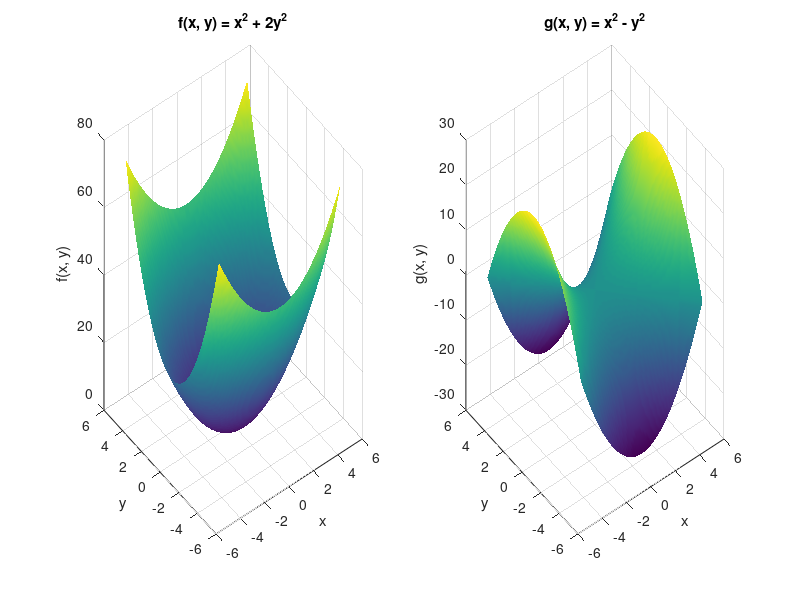
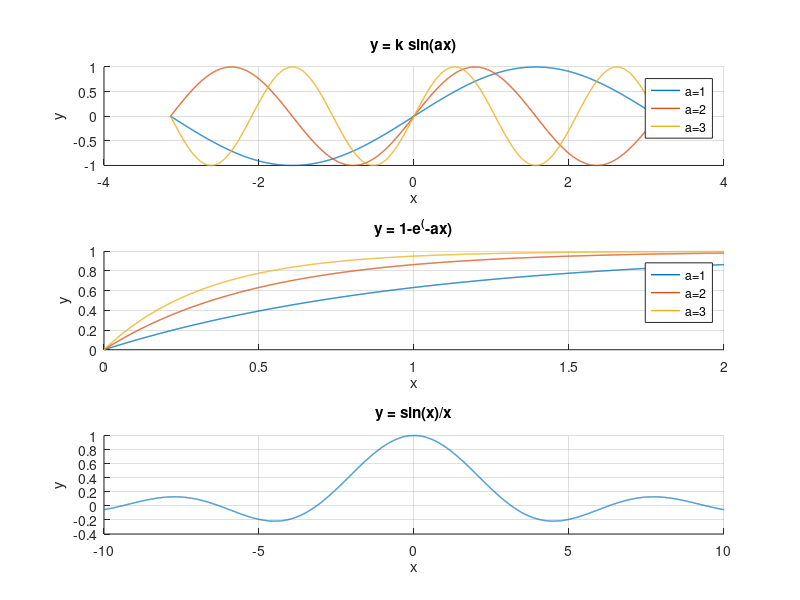
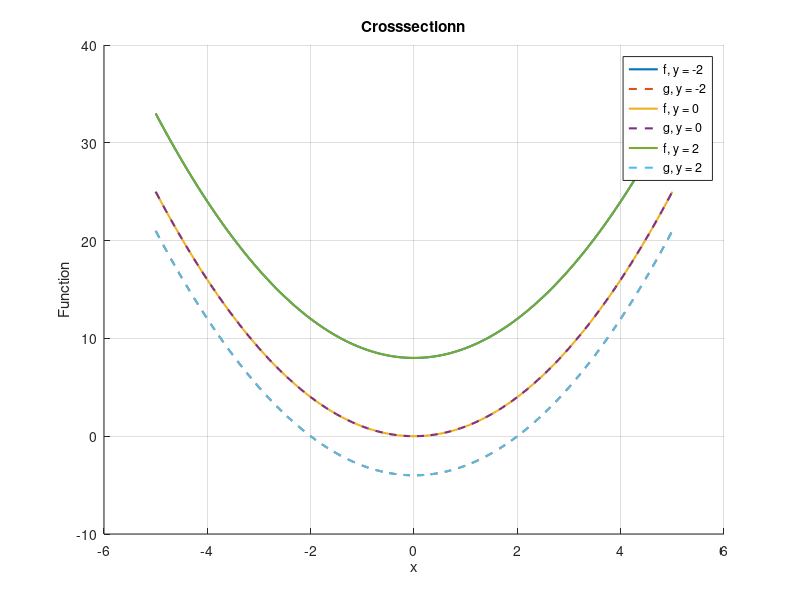
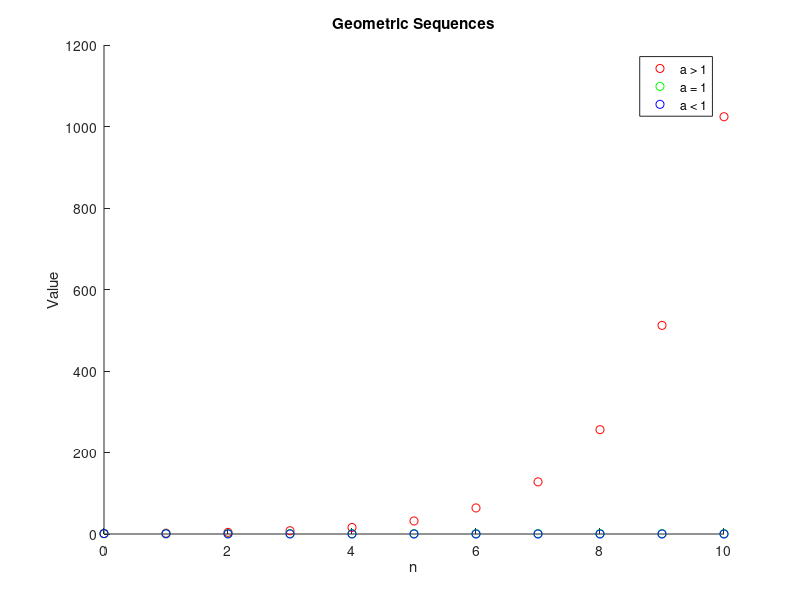

These charts were generated, in order, by the following MATLAB code:
%Launch Matlab, learn which data types are available (how are the variables treated in Matlab?)
%variables in  matlab are typed DYNAMICALLY and all of them are treated as MATRIX (MATRIX LABOLATORY)


%2. Create variable a and assign it the value of 1, next 2 , and π/6.
%Observe the difference in result display whether semi-colon has been used, or not

clear;
a = 1;
fprintf('a = %.10f\n', a); %Dostosowywujemy liczbe do 10 miuejsc po przecinku

a = sqrt(2);
fprintf('a = %.10f\n', a);

a = pi;
fprintf('a = %.10f\n', a);

% 3. Command history ( and ).
% 4. Removing all the variables – command clear.
% It is advisable to use the clear command in the first line of a script in order to avoid
% unwanted side-effects related to variable name reuse in different scripts.
% 5. Command clear variable_name. 
clear a;
% display(a); CAUSES AN ERROR!
a=pi/2;
rot = [cos(a), -sin(a); sin(a), cos(a)];
disp("Rotation Matrix: ");
disp(rot);

%7. Command help. Check which operators are available in Matlab. Get familiarized with the
% plot function.
% a. help +
% b. help plot
% help operator

% Write a script in which you will calculate scalar, vector, and Hadamard product of two
% vectors: [ 1 2 ] and [ 3 4 ]. 
vec1=[1, 2];
vec2=[3,4];

vecDot=dot(vec1, vec2);
fprintf('Dot product= %f\n', vecDot);


vec13D=[1,2,0];
vec23D=[3,4,0]; % DOT product MUST be calculated from 3D vectors
vecCross=cross(vec13D, vec23D);
fprintf('Cross product= [%f, %f, %f]\n', vecCross);


hadamardProduct=vec1 .* vec2;
fprintf('Hadamard product= [%f, %f]\n', hadamardProduct);

figure; %okno
hold on; %nie nadpisuje wykresu
grid on; %siatka
axis equal; %rowne osie

plot([0, vec1(1)], [0, vec1(2)], 'r', 'LineWidth', 2) %czerwona linia o grubosci wektor 1
plot([0, vec2(1)], [0, vec2(2)], 'b', 'LineWidth', 2) %niebieska linia o grubosci wektor 2

xlabel('x');
ylabel('y');
title('vec1 and vec2 vectors');
legend('vec1', 'vec2');


function plotFunctions(a_values)
    k=1;

    figure;
    %funkcja 1
    subplot(3, 1, 1);
    x1=linspace(-pi, pi, 1000);
    hold on;
    for a=a_values
        y1=k * sin(a*x1);
        plot(x1, y1, 'LineWidth', 1, 'DisplayName', sprintf('a=%d', a));
    end;
    hold off;
    grid on;
    xlabel('x');
    ylabel('y');
    title('y = k sin(ax)');
    legend show;

    %funkcja 2
    subplot(3, 1, 2);
    x2=linspace(0,2,1000);
    hold on;
    for a=a_values;
        y2=1-exp(-a*x2);
        plot(x2, y2,'LineWidth', 1, 'DisplayName', sprintf('a=%d', a));
    end;
    hold off;
    grid on;
    xlabel('x');
    ylabel('y');
    title('y = 1-e^(-ax)');
    legend show;

    %funkcja 3
    subplot(3,1,3);
    x3=linspace(-10, 10, 10000);
    hold on;
    y3 = sin(x3) ./ x3; 
    y3(x3 == 0) = 1; %  limit w 0 -> 1)
    plot(x3, y3,'LineWidth', 1);
    hold off;
    grid on;
    xlabel('x');
    ylabel('y');
    title('y = sin(x)/x');

end;

plotFunctions([1, 2, 3]);


%10.X-Y graph: plot a few circles, ellipses, and rectangles.  Automate the operations through a custom-defined function. 

function drawShapes()
     figure(99); hold on; axis equal;
    drawCircle(0, 0, 5);
    drawCircle(5, 5, 3);

    drawElipse(-5, -5, 6, 3);
    drawElipse(2, -3, 4, 2);

    drawRect(-4, 2, 5, 3);
    drawRect(3, -6, 4, 2);
    hold off;
end


function drawCircle(x, y, r)
    theta=linspace(0, 2*pi, 100);
    X=r*cos(theta) +x;
    Y =r*sin(theta) + y;
    plot(X, Y, 'b', 'LineWidth', 2);
end

function drawElipse(x, y, rx, ry)
    theta=linspace(0, 2*pi, 1000);
    X=rx*cos(theta) + x;
    Y = ry*sin(theta) + y;
    plot(X, Y, 'r', 'LineWidth', 2);
end

function drawRect(x, y, w, h) 
    X=[x, x+w, x+w, x, x];
    Y = [y, y, y+h, y+h, y];
    plot(X, Y, 'g', 'LineWidth', 2);
end

drawShapes();

%11. 3D plot: plot the functions of two variables x and y:

clear;
clc;

% Define the range for x and y
x = -5:0.1:5;
y = -5:0.1:5;
[X, Y] = meshgrid(x, y); % Create a grid of x and y values

% Define the functions
f = X.^2 + 2*Y.^2;
g = X.^2 - Y.^2;

% Plot the 3D surfaces
figure(1); % Ensure figure is unique
subplot(1,2,1);
surf(X, Y, f);
title('f(x, y) = x^2 + 2y^2');
xlabel('x');
ylabel('y');
zlabel('f(x, y)');
shading interp; % Smooth shading
grid on;

subplot(1,2,2);
surf(X, Y, g);
title('g(x, y) = x^2 - y^2');
xlabel('x');
ylabel('y');
zlabel('g(x, y)');
shading interp;
grid on;

% Define cross-sections (e.g., slicing at y = -2, 0, 2)
x = -5:0.1:5;
y_values = [-2, 0, 2];

figure(3); clf;
hold on; grid on;

for i = 1:length(y_values)
    y_const = y_values(i);
    f_cross = x.^2 + 2 * y_const^2;
    g_cross = x.^2 - y_const^2;
    plot(x, f_cross, 'LineWidth', 1.5, 'DisplayName', sprintf('f, y = %d', y_const));
    plot(x, g_cross, '--', 'LineWidth', 1.5, 'DisplayName', sprintf('g, y = %d', y_const));
end

xlabel('x');
ylabel('Function');
title('Crosssectionn');
legend show;
hold off;

%Sequences. Write a script to generate a sequence
%a. geometric (parametrized by coefficient a > 1, a = 1, a < 1),
%b. Fibonacci.
%Plot the results. 

% Geometric Sequence
n = 0:10; % Define the number of terms
a1 = 2; % Coefficient for a > 1
a2 = 1; % Coefficient for a = 1
a3 = 0.5; % Coefficient for a < 1

% Generate the sequences
geo_seq1 = a1.^n; % Geometric sequence with a > 1
geo_seq2 = a2.^n; % Geometric sequence with a = 1
geo_seq3 = a3.^n; % Geometric sequence with a < 1

figure;
hold on;
plot(n, geo_seq1, 'r o', 'DisplayName', 'a > 1');
plot(n, geo_seq2, 'g o', 'DisplayName', 'a = 1');
plot(n, geo_seq3, 'b o', 'DisplayName', 'a < 1');
title('Geometric Sequences');
xlabel('n');
ylabel('Value');
legend;
hold off;

% Fibonacci Sequence
fib = zeros(1, 15); % Initialize 1x15 matrix to store Fibonacci terms
%define first and second term of Fibonacci sequence 
fib(1) = 0;
fib(2) = 1;
for i = 3:15
    fib(i) = fib(i-1) + fib(i-2); % Fibonacci recurrence relation
end

%plotting the fibonacci sequence
figure;
plot(1:15, fib, 'o');
title('Fibonacci Sequence');
xlabel('n');
ylabel('Fibonacci Value');





